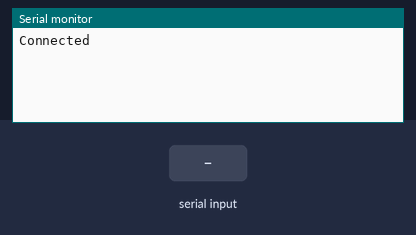
Bench run of a sketch on a simulated Arduino Uno, built with avr-gcc and run on an emulated ATmega328P. Shown: the last lines printed to the serial monitor. The test bench sets the inputs (shaded band).

Above: at 1.2 s.
1.3 s: "90,45\n" received over Serial
At 3.2 s:
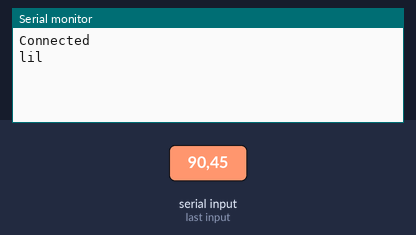
3.8 s: "1\n" received over Serial
At 4.2 s:
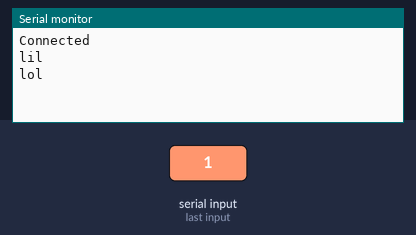
5.3 s: "3\n" received over Serial
At 6.1 s:
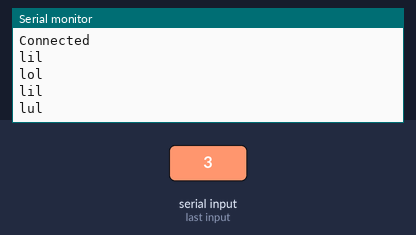

The sketch:

006_Serial_reciever_Tiva.ino
```cpp
void setup() {
  pinMode(81, OUTPUT);
  pinMode(82, OUTPUT);

  Serial.begin(9600);
  while (!Serial) {
    Serial.println("waiting...");
    delay(500);
  }
  Serial.println("Connected");
}

void loop() {
  /*
     delay(2000);
     Serial.println("lol");
  */
  if (Serial.available()) {
    int recieved = Serial.parseInt();

    if (recieved == 1) {
      digitalWrite(81, HIGH);
      Serial.println("lol");
    }

    if (recieved == 0) {
      digitalWrite(81, LOW);
      digitalWrite(82, LOW);
      Serial.println("lil");
    }

    if (recieved == 3) {
      digitalWrite(82, HIGH);
      Serial.println("lul");
    }
  }
}
```

Measured:
- after the input at 1.3 s, the serial monitor: prints a new line after 1.0 s (image 1)
- after the input at 3.8 s, the serial monitor: prints a new line at once (image 2)
- after the input at 5.3 s, the serial monitor: prints a new line at once (image 3)
